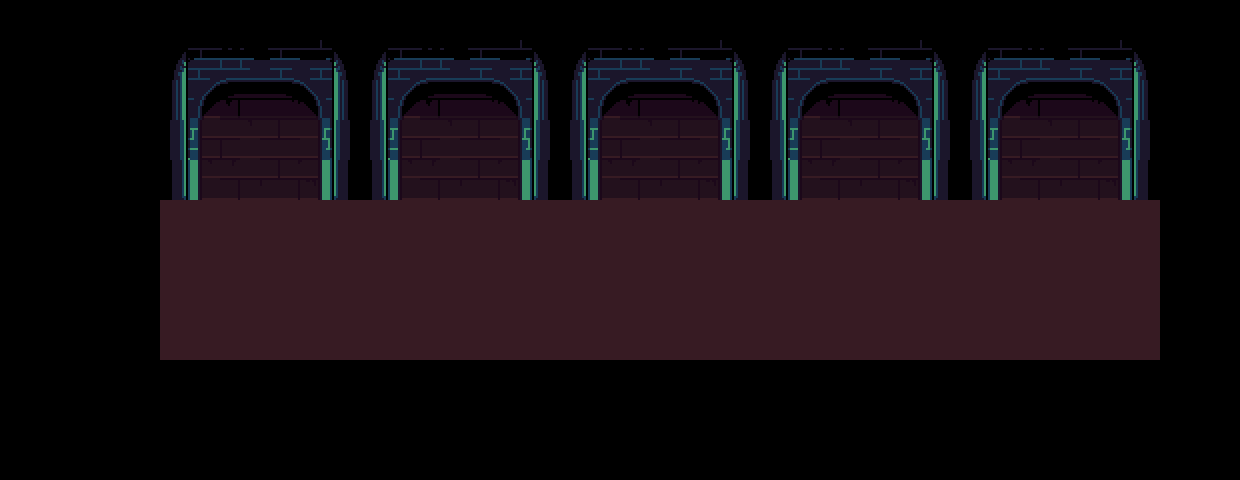

The image is a tile-based game level rendered from a .tmx file. Its description and complete source (layers, tilesets, objects, tile grids) follow:
An orthogonal 31x12 tile map with 40x40 px tiles, 1 tile layer (Слой тайлов 1).

<map version="1.10" tiledversion="1.10.0" orientation="orthogonal" renderorder="right-down" width="31" height="12" tilewidth="40" tileheight="40" infinite="0" nextlayerid="2" nextobjectid="1">
 <editorsettings>
  <export target="sewer_1.lua" format="lua" />
 </editorsettings>
 <properties>
  <property name="music" value="deep waters" />
 </properties>
 <tileset firstgid="1" source="../tilesets/sewer.tsx" />
 <layer id="1" name="Слой тайлов 1" width="31" height="12">
  <data encoding="csv">
0,0,0,0,0,0,0,0,0,0,0,0,0,0,0,0,0,0,0,0,0,0,0,0,0,0,0,0,0,0,0,
0,0,0,0,1,2,3,4,5,1,2,3,4,5,1,2,3,4,5,1,2,3,4,5,1,2,3,4,5,0,0,
0,0,0,0,19,20,21,22,23,19,20,21,22,23,19,20,21,22,23,19,20,21,22,23,19,20,21,22,23,0,0,
0,0,0,0,37,38,39,40,41,37,38,39,40,41,37,38,39,40,41,37,38,39,40,41,37,38,39,40,41,0,0,
0,0,0,0,55,56,57,58,59,55,56,57,58,59,55,56,57,58,59,55,56,57,58,59,55,56,57,58,59,0,0,
0,0,0,0,73,73,73,73,73,73,73,73,73,73,73,73,73,73,73,73,73,73,73,73,73,73,73,73,73,0,0,
0,0,0,0,73,73,73,73,73,73,73,73,73,73,73,73,73,73,73,73,73,73,73,73,73,73,73,73,73,0,0,
0,0,0,0,73,73,73,73,73,73,73,73,73,73,73,73,73,73,73,73,73,73,73,73,73,73,73,73,73,0,0,
0,0,0,0,73,73,73,73,73,73,73,73,73,73,73,73,73,73,73,73,73,73,73,73,73,73,73,73,73,0,0,
0,0,0,0,0,0,0,0,0,0,0,0,0,0,0,0,0,0,0,0,0,0,0,0,0,0,0,0,0,0,0,
0,0,0,0,0,0,0,0,0,0,0,0,0,0,0,0,0,0,0,0,0,0,0,0,0,0,0,0,0,0,0,
0,0,0,0,0,0,0,0,0,0,0,0,0,0,0,0,0,0,0,0,0,0,0,0,0,0,0,0,0,0,0
</data>
 </layer>
</map>
